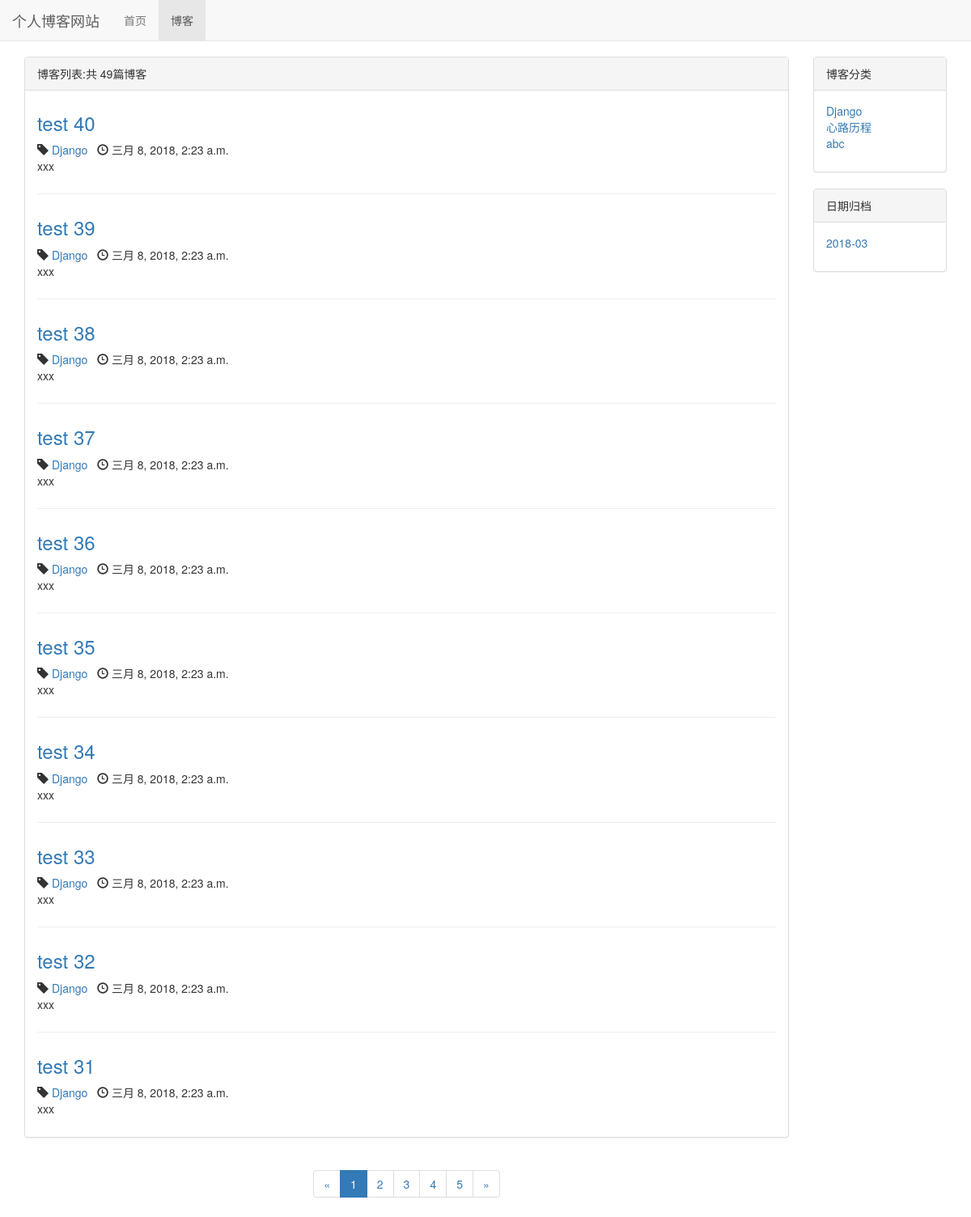
The page /blog/ on the database as committed earlier.
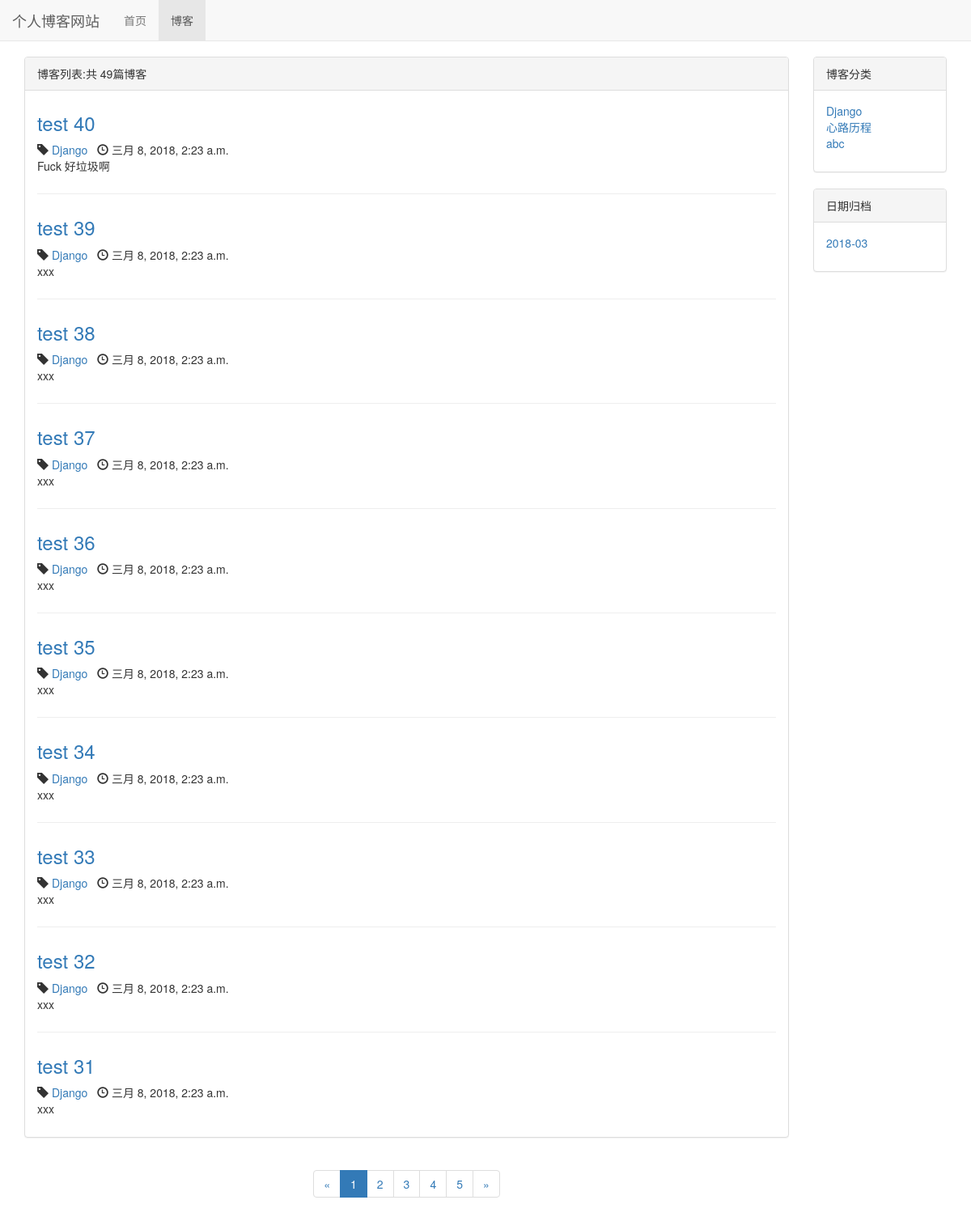
The same page on the database as committed later.
### blog/models.py (models this page shows, shortened)
class Blog(models.Model, ReadNumExpandMethod):
    title = models.CharField(max_length=50)
    blog_type = models.ForeignKey(BlogType, on_delete=models.DO_NOTHING)
    content = RichTextUploadingField()
    author = models.ForeignKey(User, on_delete=models.DO_NOTHING)
    create_time = models.DateTimeField(auto_now_add=True)
    last_updated_time = models.DateTimeField(auto_now=True)
    class Meta:
        ordering = ['-create_time']

class BlogType(models.Model):
    type_name = models.CharField(max_length=30)
    def __str__(self):
        return self.type_name

### blog/views.py (the view)
# urls.py: path('', views.blog_list, name='blog_list'),
def blog_list(request):
    blogs_all_list = Blog.objects.all()
    paginator = Paginator(blogs_all_list, 10)  # 十个博客进行分页
    page_num = request.GET.get('page', 1)  # get请求获取页码
    page_of_blogs = paginator.get_page(page_num)
    current_page = page_of_blogs.number
    if paginator.num_pages == 1:
        page_range = [1]
    elif current_page == 1 or current_page == 2:
        if paginator.num_pages <= 5:
            page_range = list(range(1, paginator.num_pages))
        else:
            page_range = list([1, 2, 3, 4, 5])
    elif current_page == paginator.num_pages or current_page == paginator.num_pages - 1:
        if paginator.num_pages <= 5:
            page_range = list(range(1, paginator.num_pages))
        else:
            page_range = list([paginator.num_pages - 4, paginator.num_pages - 3, paginator.num_pages - 2,
                               paginator.num_pages - 1, paginator.num_pages])
    else:
        page_range = list(range(max(current_page - 1, 1), current_page)) + \
                     list(range(current_page, min(current_page + 1, paginator.num_pages) + 1))
    if page_range and page_range[0] >= 3:
        page_range.insert(0, '...')
    if page_range and paginator.num_pages - page_range[-1] >= 2:
        page_range.append('...')
    if page_range and page_range[0] != 1:
        page_range.insert(0, 1)
    if page_range and page_range[-1] != paginator.num_pages:
        page_range.append(paginator.num_pages)
    context = {}
    context['blogs'] = page_of_blogs.object_list
    context['page_of_blogs'] = page_of_blogs
    context['blog_types'] = BlogType.objects.all()
    context['page_range'] = page_range
    context['blog_dates'] = Blog.objects.dates(
        'create_time', 'month', order='DESC')
    return render_to_response('blog_list.html', context)

### templates/blog_list.html (shortened to what the changed rows need)
{% extends 'base.html' %}
{% block head_extrends %}
    <link rel="stylesheet" href="/static/blog.css"
{% endblock %}
{% block content %}
    <div class="container">
        <div class="row">
            <div class="col-sm-8 col-md-9 col-lg-10">
                <div class="panel panel-default">
                    <div class="panel-body">
                        {% for blog in blogs %}
                            <div class="blog">
                                <h3><a href="/blog/{{ blog.pk }}">
                                    {{ blog.title }}
                                </a></h3>
                                <p class="blog-info">
                                    <span class="glyphicon glyphicon-tag"></span>
                                    <a href="/blog/type/{{ blog.blog_type_id }}">{{ blog.blog_type }}</a>
                                    <span class="glyphicon glyphicon-time"></span>
                                    {{ blog.create_time }}
                                </p>
                                <p>{{ blog.content|striptags|truncatechars:132 }}</p>
                            </div>
                        {% empty %}
                            <div class="blog">
                                <h3><p>暂无博客，敬请期待</p></h3>
                            </div>
                        {% endfor %}
                    </div>
                </div>
            </div>
        </div>
    </div>
{% endblock %}

Rows that differ between the two databases and show on the page:
changed Blog "test 40": content "xxx" → "Fuck 好垃圾啊"
